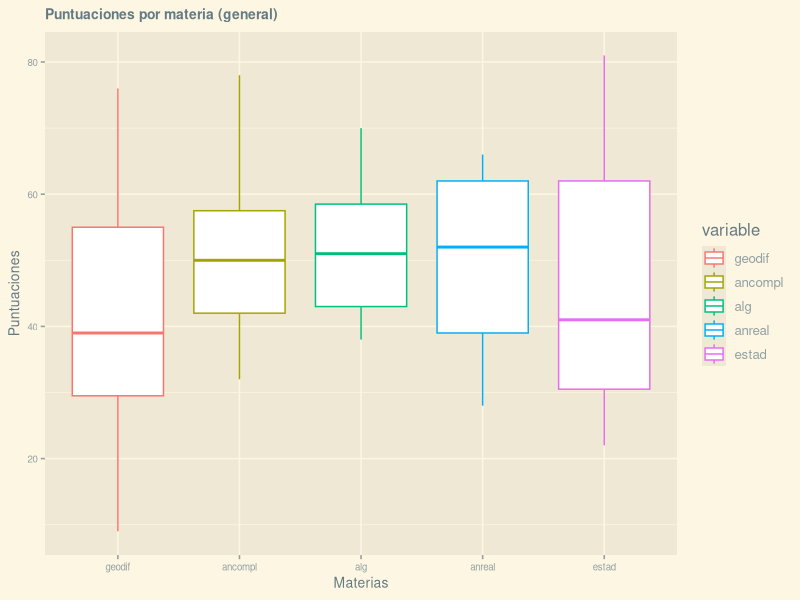
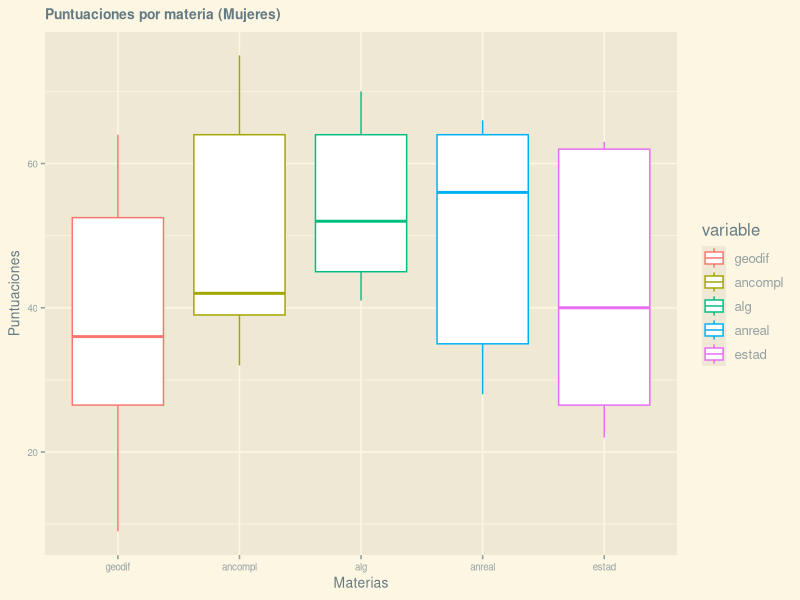
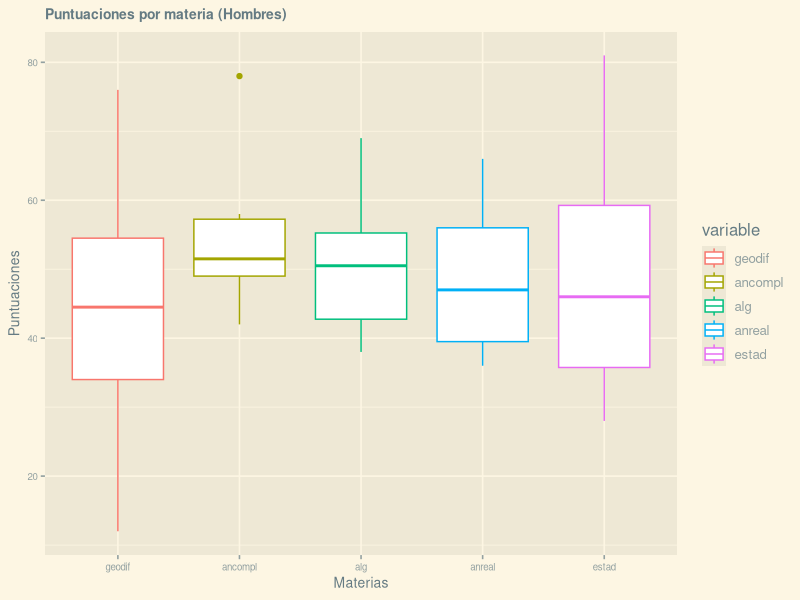
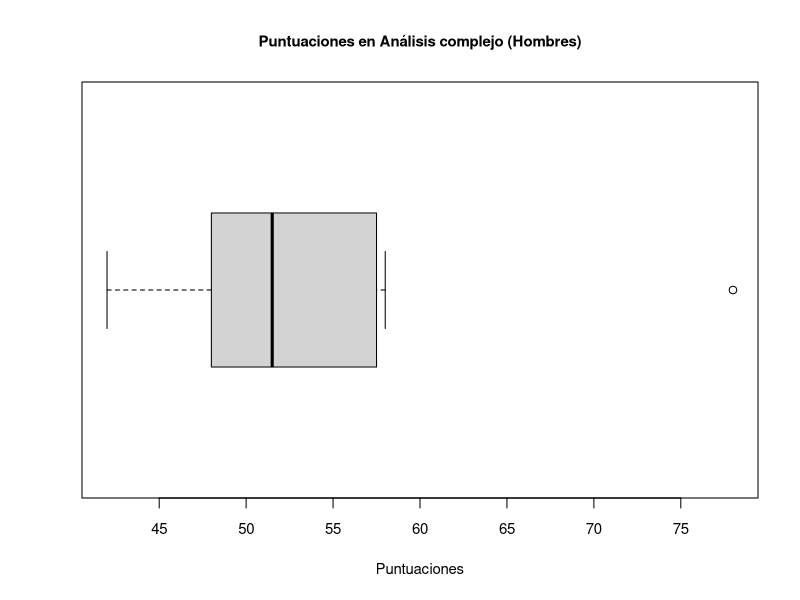
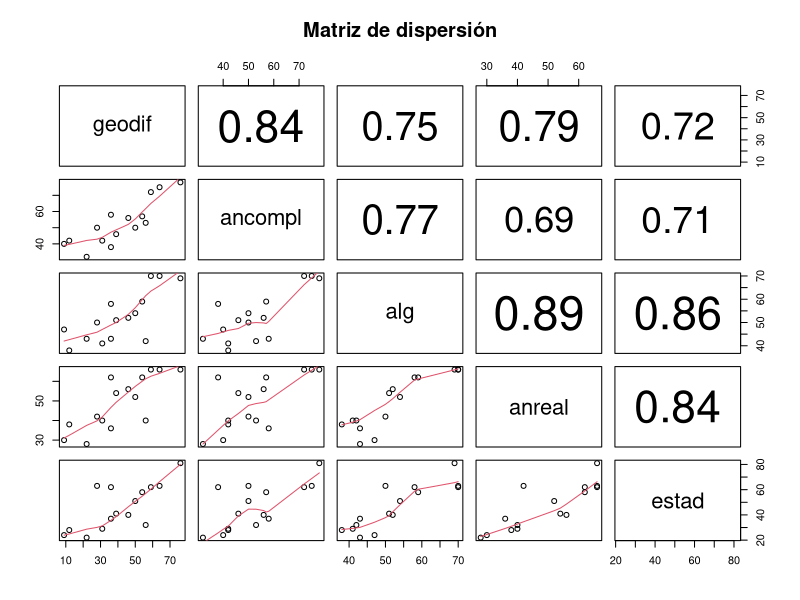
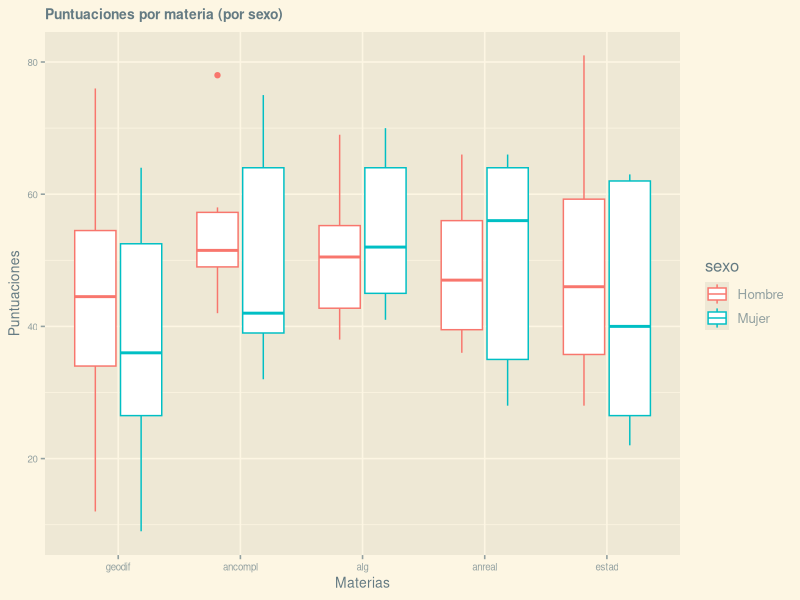
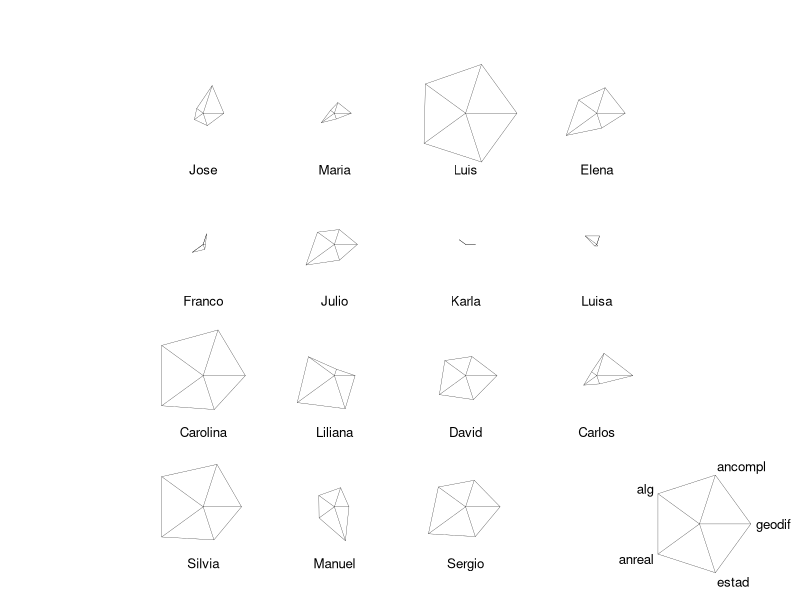

The R source for these figures, in order:
## ---- chunk 1

packages <- c("tidyverse","plot3D","profileR","pracma","TeachingDemos",
              "GGally","ggExtra","plotly")
if (length(setdiff(packages, rownames(installed.packages()))) > 0) {
  install.packages(setdiff(packages, rownames(installed.packages())), repos = "http://cran.rstudio.com") 
}

sapply(packages, require, character.only=TRUE)
## ---- chunk 2
knitr::opts_chunk$set(echo = TRUE)

knitr::opts_chunk$set(
 fig.width = 4,
 fig.asp = 0.7,
 out.width = "80%"
)
## ---- chunk 3
library(readxl)
datosexcel <- read_excel("Calif_ingreso.xlsx")
dfdatos <- data.frame(datosexcel)
head(dfdatos)
## ---- chunk 4
library(ggplot2)
library("ggthemes")
library(reshape2)
library(dplyr)

datos_mod <- melt(dfdatos, id = c("Nombre", "sexo"))
head(datos_mod)

ggplot(datos_mod) +
  geom_boxplot(aes(x=variable, y=value, color=variable)) +
  theme_solarized_2() +
  theme(axis.text=element_text(size=7), axis.title=element_text(size=10),
        plot.title=element_text(size=10, face="bold")) +
  ggtitle("Puntuaciones por materia (general)") +
  labs(y= "Puntuaciones", x = "Materias")


ggplot(filter(datos_mod, sexo == "Mujer")) +
  geom_boxplot(aes(x=variable, y=value, color=variable)) +
  theme_solarized_2() +
  theme(axis.text=element_text(size=7), axis.title=element_text(size=10),
        plot.title=element_text(size=10, face="bold")) +
  ggtitle("Puntuaciones por materia (Mujeres)") +
  labs(y= "Puntuaciones", x = "Materias")

ggplot(filter(datos_mod, sexo == "Hombre")) +
  geom_boxplot(aes(x=variable, y=value, color=variable)) +
  theme_solarized_2() +
  theme(axis.text=element_text(size=7), axis.title=element_text(size=10),
        plot.title=element_text(size=10, face="bold")) +
  ggtitle("Puntuaciones por materia (Hombres)") +
  labs(y= "Puntuaciones", x = "Materias")



ancompl_h <- boxplot(filter(datos_mod, sexo == "Hombre", variable == "ancompl")["value"],
                     xlab = "Puntuaciones", main = "Puntuaciones en Análisis complejo (Hombres)",
                     horizontal = T, cex.main = 0.9, cex.axis = 0.9, cex.lab = 0.9)


## ---- chunk 5

panel.cor <- function(x, y, digits=2, prefix="", cex.cor, ...)
{
  usr <- par("usr"); on.exit(par(usr))
  par(usr=c(0,1,0,1))
  r <- abs(cor(x, y))
  txt <- format(c(r, 0.123456789), digits=digits)[1]
  txt <- paste(prefix, txt, sep="")
  if(missing(cex.cor)) cex.cor <- 0.8/strwidth(txt)
  text(0.5, 0.5, txt, cex=cex.cor * r)
}

# panel.cor <- function(x1, y, digits=2, prefix="", cex.cor){
#   par(usr = c(0, 1, 0, 1))
#   r <- abs(cor(x1, y))
#   txt <- format(c(r, 0.123456789), digits=digits)[1]
#   txt <- paste(prefix, txt, sep="")
#   if(missing(cex.cor))
#   cex <- 0.5/strwidth(txt)
#   text(0.5, 0.5, txt, cex = cex)
# }


pairs(~ geodif + ancompl + alg + anreal + estad, data = dfdatos,
      lower.panel=panel.smooth, upper.panel=panel.cor, main='Matriz de dispersión')
#par(fig=c(0,1,0,1))
## ---- chunk 6
ggplot(datos_mod) +
  geom_boxplot(aes(x=variable, y=value, color=sexo)) +
  theme_solarized_2() +
  theme(axis.text=element_text(size=7), axis.title=element_text(size=10),
        plot.title=element_text(size=10, face="bold")) +
  ggtitle("Puntuaciones por materia (por sexo)") +
  labs(y= "Puntuaciones", x = "Materias")
## ---- chunk 7
#library(symbols)
stars(scale(dfdatos[3:7]), key.loc = c(11,2), radius = T,
      labels = dfdatos$Nombre, flip.labels = F, len = 0.9)
